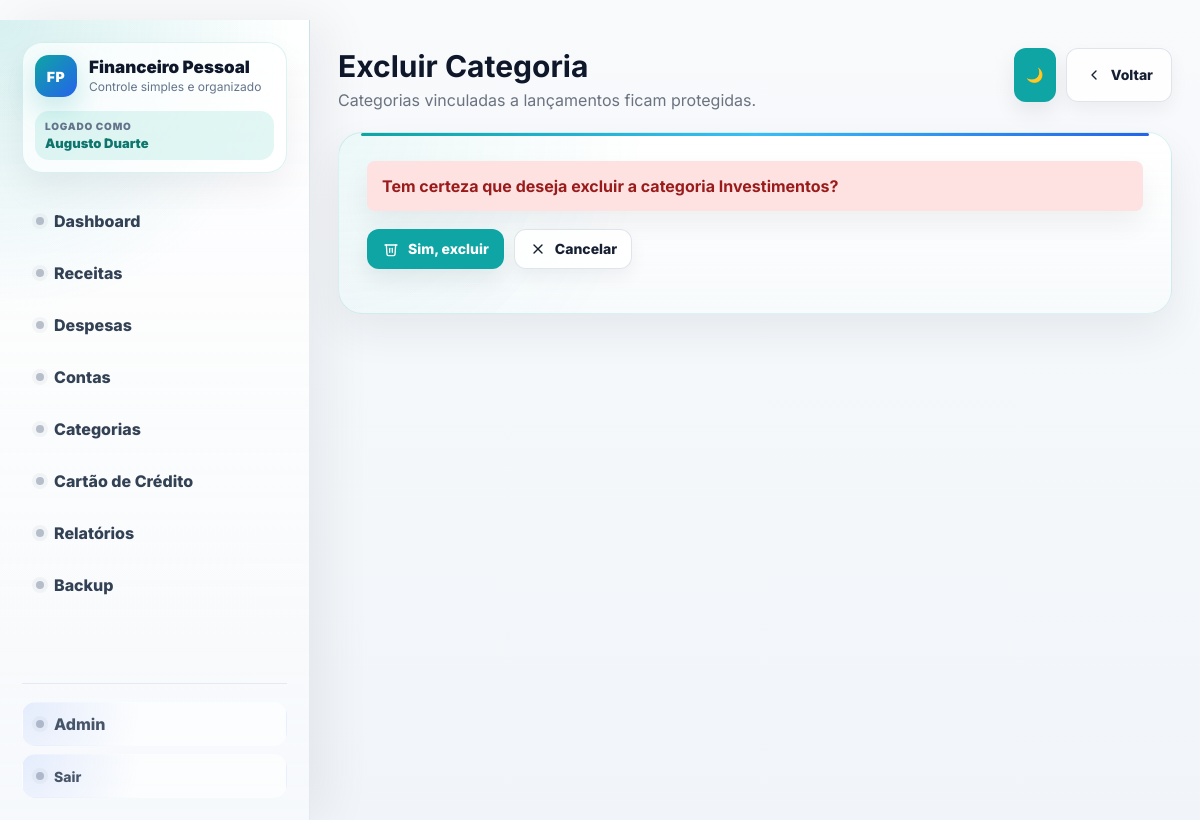
Before: /categorias/9/excluir/ (signed in) with the older database file.
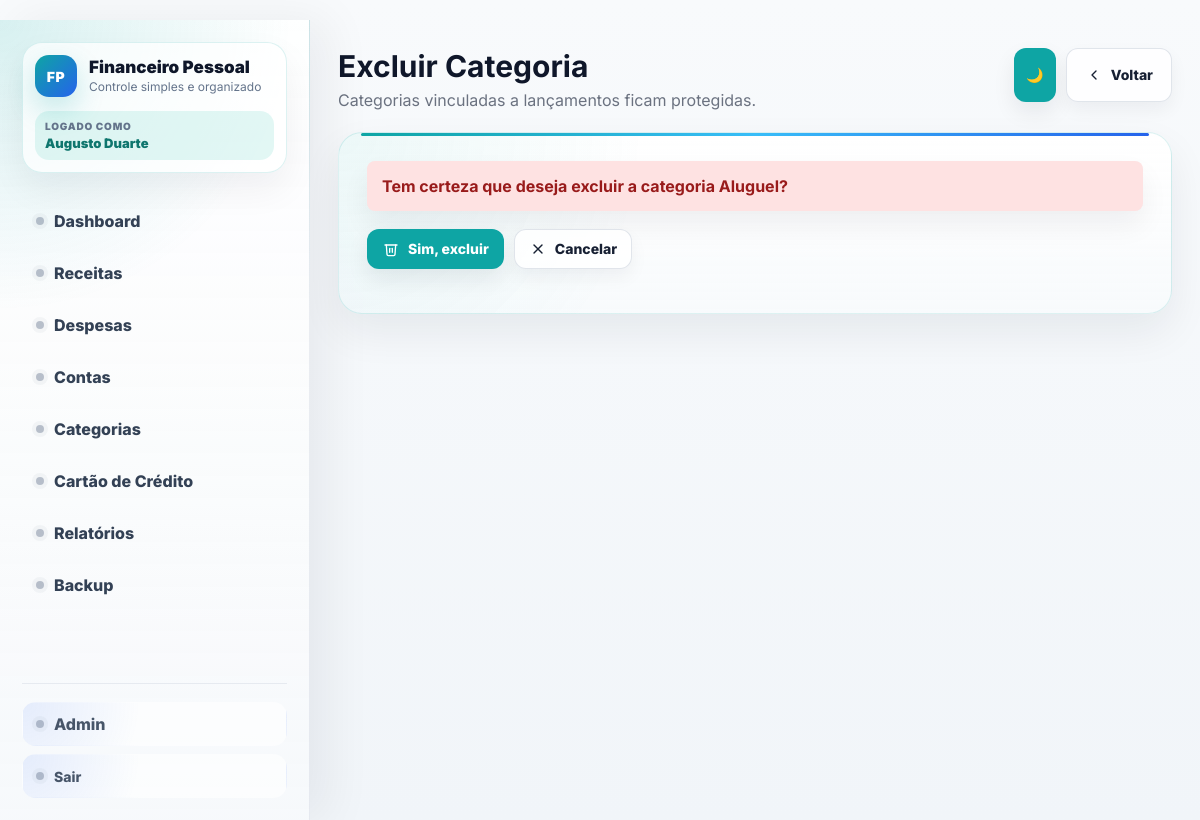
After: the same page with the newer database file.
### financeiro/models.py (models this page shows, shortened)
class Categoria(models.Model):
    TIPO_CHOICES = [
        ('receita', 'Receita'),
        ('despesa', 'Despesa'),
    ]
    usuario = models.ForeignKey(settings.AUTH_USER_MODEL, on_delete=models.CASCADE, related_name='categorias_financeiras')
    nome = models.CharField('Nome', max_length=100)
    tipo = models.CharField(max_length=20, choices=TIPO_CHOICES)
    class Meta:
        verbose_name = 'Categoria'
        verbose_name_plural = 'Categorias'

### financeiro/views.py (the view)
# urls.py: path('categorias/<int:categoria_id>/excluir/', login_required(views.excluir_categoria), name='excluir_categoria'),
def excluir_categoria(request, categoria_id):
    categoria = get_object_or_404(Categoria, id=categoria_id, usuario=request.user)
    erro = None
    if request.method == 'POST':
        try:
            categoria.delete()
            return redirect('lista_categorias')
        except ProtectedError:
            erro = 'Esta categoria possui receitas ou despesas vinculadas e não pode ser excluída.'
    contexto = {
        'categoria': categoria,
        'erro': erro,
    }
    return render(request, 'financeiro/confirmar_exclusao_categoria.html', contexto)

### financeiro/templates/financeiro/confirmar_exclusao_categoria.html (shortened to what this page needs)
﻿{% extends 'financeiro/base.html' %}
{% block page_title %}Excluir Categoria{% endblock %}
{% block page_subtitle %}Categorias vinculadas a lançamentos ficam protegidas.{% endblock %}
{% block page_actions %}
    <a href="/categorias/" class="btn btn-light"><span class="btn-icon"><svg viewBox="0 0 24 24" stroke-width="2" stroke-linecap="round" stroke-linejoin="round"><path d="M15 18l-6-6 6-6"></path></svg></span>Voltar</a>
{% endblock %}
{% block content %}
<section class="form-card">
    <div class="alert-danger">
        Tem certeza que deseja excluir a categoria <strong>{{ categoria.nome }}</strong>?
    </div>
    <form method="post">
        <div class="actions">
            <button type="submit" class="btn btn-danger"><span class="btn-icon"><svg viewBox="0 0 24 24" stroke-width="2" stroke-linecap="round" stroke-linejoin="round"><polyline points="3 6 5 6 21 6"></polyline><path d="M19 6l-1 14a2 2 0 0 1-2 2H8a2 2 0 0 1-2-2L5 6"></path><path d="M10 11v6"></path><path d="M14 11v6"></path></svg></span>Sim, excluir</button>
            <a href="/categorias/" class="btn btn-light"><span class="btn-icon"><svg viewBox="0 0 24 24" stroke-width="2" stroke-linecap="round" stroke-linejoin="round"><path d="M18 6L6 18"></path><path d="M6 6l12 12"></path></svg></span>Cancelar</a>
        </div>
    </form>
</section>
{% endblock %}

Changed rows visible on the page:
changed Categoria: nome "Investimentos" → "Aluguel"
